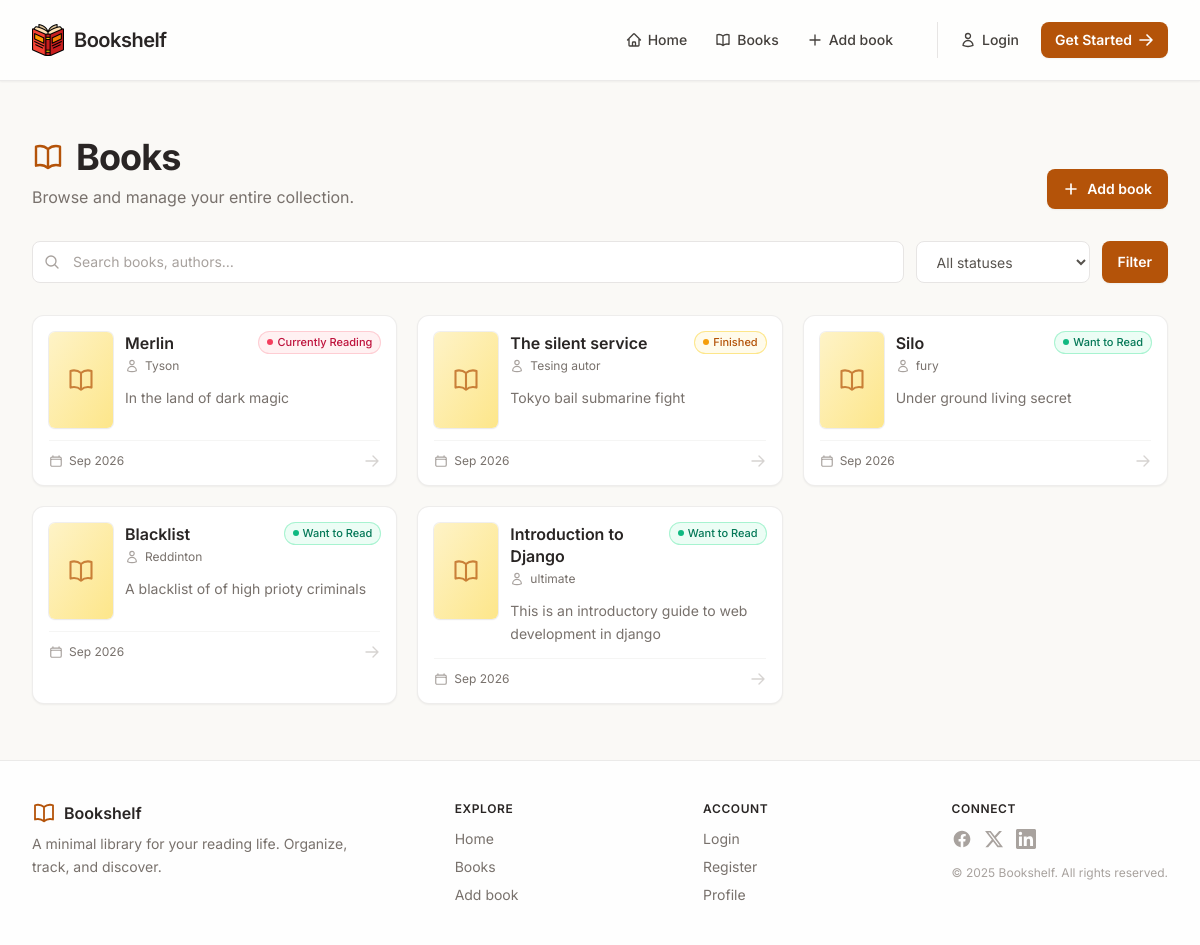
The page /books/ on the database as committed earlier.
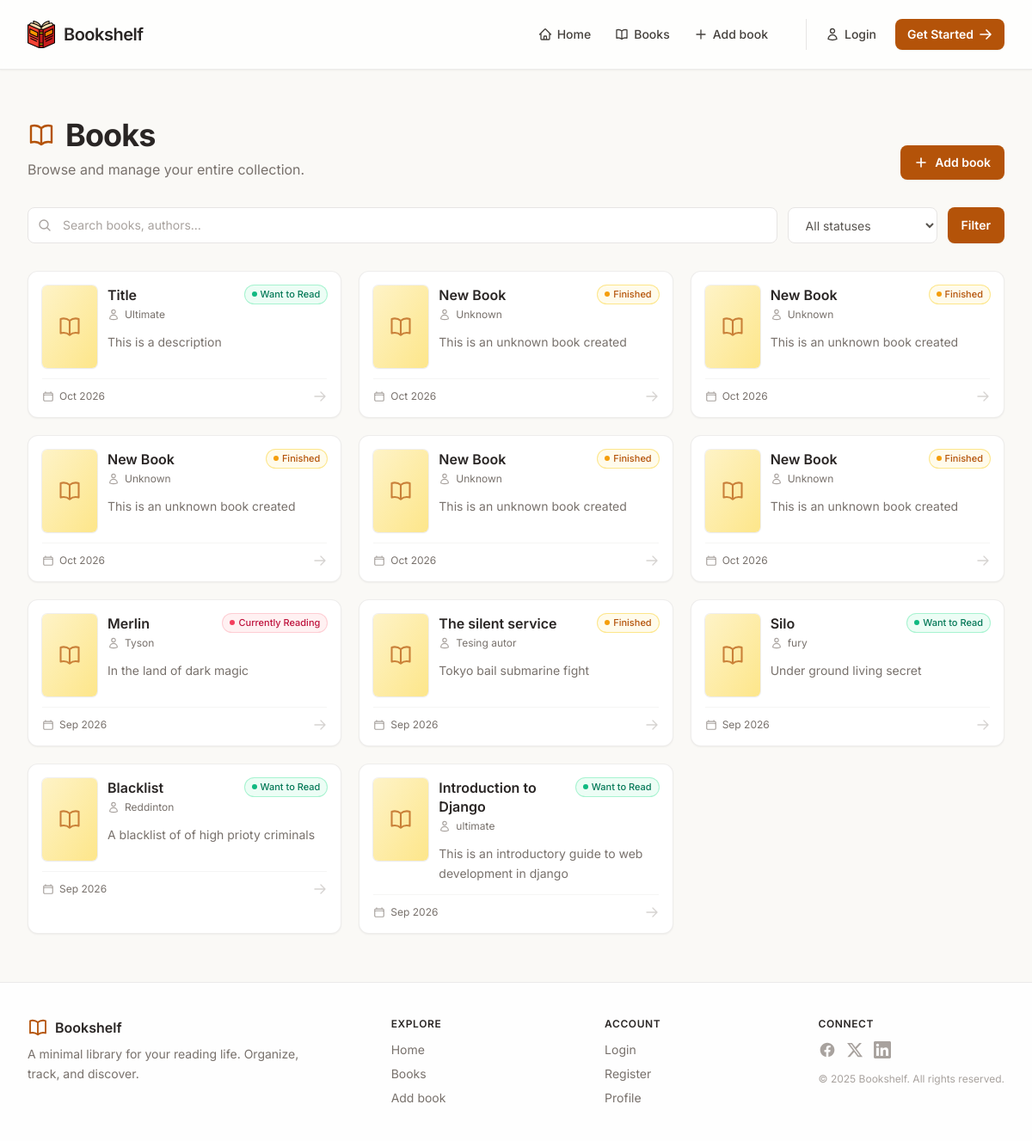
The same page on the database as committed later.
### shelf/models.py (models this page shows, shortened)
class Book(models.Model):
  STATUS_CHOICES = [
      ("want", "Want to Read"),
      ("reading", "Currently Reading"),
      ("read", "Finished"),
  ]
  title = models.CharField(max_length=200)
  author = models.CharField(max_length=200)
  description = models.TextField()
  book_cover = models.ImageField(upload_to='book_covers/', blank=True, null=True, default='book_covers/default_cover.png')
  isbn = models.CharField(max_length=13)
  status = models.CharField(max_length=10, choices=STATUS_CHOICES, default="want")
  published_at = models.DateField(blank=True, null=True, auto_now_add=True)
  updated_at = models.DateField(blank=True, null=True, auto_now=True)
  owner = models.ForeignKey(User, on_delete=models.CASCADE, related_name='books')
  class Meta:
    ordering = ['-published_at']

### shelf/views.py (the view)
# urls.py: path('books/', views.books, name="books" ),
def books(request):
    filter = {
        'search': request.GET.get('search', ''),
        'status': request.GET.get('status', '')
    }
    if filter['search'] and filter['status']:
        books = Book.objects.filter(title__icontains=filter['search'], status=filter['status'])
    elif filter['search']:
        books = Book.objects.filter(title__icontains=filter['search'])
    elif filter['status']:
        books = Book.objects.filter(status=filter['status'])
    else:
        books = Book.objects.all()
    statuses = Book.STATUS_CHOICES
    context = {
        'books': books,
        'statuses': statuses,
        'filter': filter
    }
    return render(request, 'shelf/books.html', context)

### shelf/templates/shelf/books.html (shortened to what this page needs)
{% extends "layout.html" %}
{% block content %}
<div class="flex flex-col gap-8">
  <div class="flex flex-col sm:flex-row sm:items-end justify-between gap-4">
    <div>
      <h1 class="text-3xl md:text-4xl font-bold tracking-tight text-stone-800 flex items-center gap-3">
        Books
      </h1>
      <p class="text-stone-500 mt-2">Browse and manage your entire collection.</p>
    </div>
    <a href="{% url 'shelf:book_add' %}"
       class="inline-flex items-center gap-2 px-4 py-2.5 bg-amber-700 hover:bg-amber-800 text-white text-sm font-semibold rounded-lg shadow-sm hover:shadow transition-all">
      <svg class="w-4 h-4" fill="none" stroke="currentColor" stroke-width="2.5" viewBox="0 0 24 24">
        <path stroke-linecap="round" stroke-linejoin="round" d="M12 4.5v15m7.5-7.5h-15" />
      </svg>
      Add book
    </a>
  </div>
  <form method="get" action="" class="flex flex-col sm:flex-row gap-3">
    <div class="relative flex-1">
      <svg class="w-4 h-4 absolute left-3 top-1/2 -translate-y-1/2 text-stone-400" fill="none" stroke="currentColor" stroke-width="2" viewBox="0 0 24 24">
        <path stroke-linecap="round" stroke-linejoin="round" d="M21 21l-5.197-5.197m0 0A7.5 7.5 0 105.196 5.196a7.5 7.5 0 0010.607 10.607z" />
      </svg>
      <input type="text" name="search" id="search" placeholder="Search books, authors…" value="{{ filter.search|default_if_none:'' }}"
             class="w-full pl-10 pr-4 py-2.5 text-sm bg-white border border-stone-200 rounded-lg focus:outline-none focus:ring-2 focus:ring-amber-600/30 focus:border-amber-600 placeholder:text-stone-400" />
    </div>
   <select name="status" id="status"
        class="px-4 py-2.5 text-sm bg-white border border-stone-200 rounded-lg focus:outline-none focus:ring-2 focus:ring-amber-600/30 focus:border-amber-600 text-stone-600">
        <option value="">All statuses</option>
    </select>
    <button type="submit" class="px-4 py-2.5 bg-amber-700 hover:bg-amber-800 text-white text-sm font-semibold rounded-lg shadow-sm hover:shadow transition-all">
        Filter
    </button>
  </form>
  {% if books %}
    <div class="grid grid-cols-1 sm:grid-cols-2 lg:grid-cols-3 xl:grid-cols-4 gap-5">
      {% for book in books %}
        {% include "components/book_card.html" with book=book %}
      {% endfor %}
    </div>
  {% endif %}
</div>
{% endblock %}

### shelf/templates/components/book_card.html (shortened to what this page needs)
<a href="{% url 'shelf:book_detail' book.id %}"
   class="group bg-white rounded-xl border border-stone-200/70 p-4 shadow-sm
          hover:shadow-md hover:border-amber-200 transition-all duration-200 flex flex-col">
  <div class="flex items-start gap-3">
    <div class="relative w-16 h-24 rounded-md overflow-hidden shadow-sm shrink-0
                bg-gradient-to-br from-amber-100 to-amber-200
                ring-1 ring-stone-200/60">
      {% if book.book_cover %}
        <img src="{{ book.book_cover.url }}"
             alt="{{ book.title }} book_cover"
             loading="lazy"
             class="w-full h-full object-book_cover
                    group-hover:scale-105 transition-transform duration-300 ease-out">
      {% else %}
        <div class="w-full h-full flex items-center justify-center">
        </div>
      {% endif %}
    </div>
    <div class="flex-1 min-w-0">
      <div class="flex items-start justify-between gap-2">
        <h2 class="font-semibold text-stone-800 leading-snug line-clamp-2
                   group-hover:text-amber-800 transition-colors">
          {{ book.title }}
        </h2>
        <span class="inline-flex items-center gap-1 px-2 py-0.5 text-[11px] font-medium rounded-full shrink-0
          {% if book.status == 'want' %} bg-emerald-50 text-emerald-700 ring-1 ring-emerald-200
          {% elif book.status == 'reading' %} bg-rose-50 text-rose-700 ring-1 ring-rose-200
          {% else %} bg-amber-50 text-amber-700 ring-1 ring-amber-200 {% endif %}">
          <span class="w-1.5 h-1.5 rounded-full
            {% if book.status == 'want' %} bg-emerald-500
            {% elif book.status == 'reading' %} bg-rose-500
            {% else %} bg-amber-500 {% endif %}"></span>
          {{ book.get_status_display|default:book.status }}
        </span>
      </div>
      <p class="text-xs text-stone-500 mt-1 inline-flex items-center gap-1.5 min-w-0">
        <span class="truncate">{{ book.author }}</span>
      </p>
      <p class="text-sm text-stone-500 mt-2 line-clamp-2 leading-relaxed">
        {{ book.description }}
      </p>
    </div>
  </div>
  <div class="mt-3 pt-3 border-t border-stone-100 flex items-center justify-between text-xs text-stone-500">
    <span class="inline-flex items-center gap-1.5">
      {{ book.published_at|date:"M Y" }}
    </span>
    <span class="text-stone-300 group-hover:text-amber-600 group-hover:translate-x-0.5 transition-all">
      <svg class="w-4 h-4" fill="none" stroke="currentColor" stroke-width="2" viewBox="0 0 24 24">
        <path stroke-linecap="round" stroke-linejoin="round" d="M13.5 4.5L21 12m0 0l-7.5 7.5M21 12H3" />
      </svg>
    </span>
  </div>
</a>

Rows that differ between the two databases and show on the page:
added Book: title "Title", status "Want to Read", author "Ultimate", description "This is a description", published_at "Oct 2026"
added Book: title "New Book", status "Finished", author "Unknown", description "This is an unknown book created", published_at "Oct 2026"
added Book: title "New Book", status "Finished", author "Unknown", description "This is an unknown book created", published_at "Oct 2026"
added Book: title "New Book", status "Finished", author "Unknown", description "This is an unknown book created", published_at "Oct 2026"
added Book: title "New Book", status "Finished", author "Unknown", description "This is an unknown book created", published_at "Oct 2026"
added Book: title "New Book", status "Finished", author "Unknown", description "This is an unknown book created", published_at "Oct 2026"
